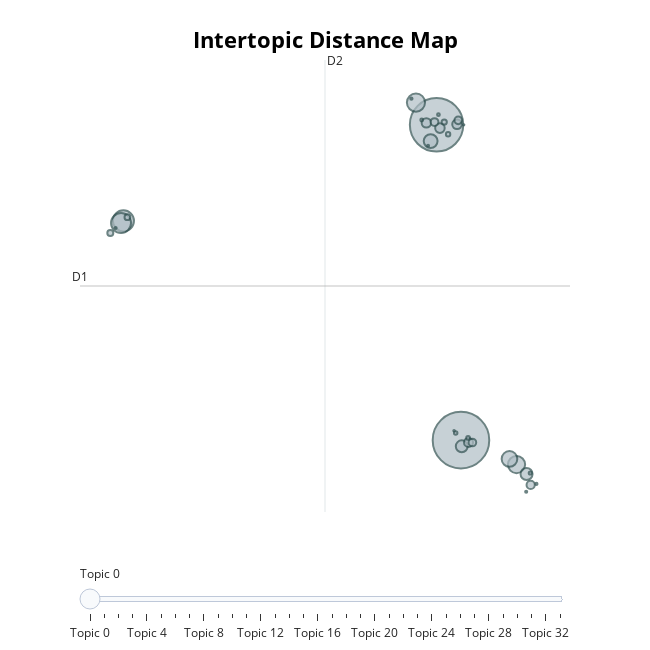

Notebook source saved alongside this figure:
### Code cell
topic_model.visualize_topics()

### Figure 1 — Plotly figure (JSON) as saved in the notebook; plotly's stock layout.template omitted (floating-point values rounded to 4 significant figures)
{"data": [{"customdata": [[0, "attention | dialogue | corpus | nlp | embeddings", 19583], [1, "recognition | convolutional | adversarial | cnn | segmentation", 17445], [2, "planning | reinforcement | bandit | ai | agent", 2729], [3, "optimization | algorithms | evolutionary | algorithm | swarm", 2436], [4, "spiking | neurons | neuromorphic | forgetting | neuron", 2012], [5, "bayesian | probabilistic | gaussian | uncertainty | inference", 1812], [6, "causal | bias | biases | causality | counterfactual", 1492], [7, "illumination | radar | fusion | calibration | lighting", 1175], [8, "clustering | graph | clusters | graphs | cluster", 883], [9, "ontology | semantic | ontological | dbpedia | sql", 862], [10, "anomaly | outliers | outlier | anomalies | detection", 562], [11, "benchmark | gpu | benchmarks | gpus | benchmarking", 554], [12, "sketch | sketches | artistic | creativity | drawing", 545], [13, "covid | clinical | survival | medical | biomedical", 497], [14, "ranking | recommender | recommendation | rank | rankings", 414], [15, "traffic | driving | road | vehicles | vehicle", 378], [16, "speech | audio | lip | asr | transcription", 360], [17, "privacy | private | federated | attacks | backdoor", 351], [18, "fuzzy | sets | rough | uncertainty | interval", 221], [19, "advertising | financial | trading | markets | finance", 205], [20, "cardiac | electrocardiogram | segmentation | mri | cnn", 168], [21, "tournament | players | videos | tracking | predictions", 119], [22, "geographic | geospatial | geographical | geo | spatial", 87], [23, "belief | editing | postulates | beliefs | writing", 74], [24, "molecular | molecule | protein | proteins | simulations", 60], [25, "obesity | procedural | compositional | sensemaking | optimiser", 49], [26, "dental | tomography | spinal | segmentation | fractures", 46], [27, "arithmetic | numbers | number | numerals | numeral", 33], [28, "voting | candidates | candidate | coalition | rankings", 31], [29, "energy | wind | prototypes | consumption | electricity", 27], [30, "jobs | predicting datasets | stratification | applications | deduplication", 27], [31, "circular | detection | algorithm | projection | automata", 24], [32, "author | article | overlap | incomplete | table", 15], [33, "detection imagery | reuse | debris | contamination | emissions", 12]], "hovertemplate": "<b>Topic %{customdata[0]}</b><br>%{customdata[1]}<br>Size: %{customdata[2]}", "legendgroup": "", "marker": {"color": "#B0BEC5", "line": {"color": "DarkSlateGrey", "width": 2}, "size": [19583, 17445, 2729, 2436, 2012, 1812, 1492, 1175, 883, 862, 562, 554, 545, 497, 414, 378, 360, 351, 221, 205, 168, 119, 87, 74, 60, 49, 46, 33, 31, 27, 27, 24, 15, 12], "sizemode": "area", "sizeref": 12.24, "symbol": "circle"}, "mode": "markers", "name": "", "orientation": "v", "showlegend": false, "type": "scatter", "x": [7.5, 6.268, -9.535, -9.654, 5.229, 10.3, 9.948, 5.969, 10.81, 7.538, 7.301, 6.438, 5.754, 7.881, 11.02, 6.164, 8.077, 7.361, -10.2, -9.333, 6.655, 6.851, 7.859, 7.234, 11.0, 5.519, 6.363, 4.998, 11.31, -9.928, 10.79, 5.84, 7.152, 7.638], "xaxis": "x", "y": [-4.567, 12.6, 7.371, 7.252, 13.81, -5.894, -5.588, 11.71, -6.413, -4.902, 12.63, 12.42, 12.71, -4.691, -7.004, 12.75, -4.695, 12.84, 6.71, 7.573, 12.75, 12.09, -4.446, -4.184, -6.357, 12.86, 13.15, 14.02, -6.948, 6.979, -7.373, 11.47, -4.055, 12.6], "yaxis": "y"}], "layout": {"annotations": [{"showarrow": false, "text": "D1", "x": -11.73, "y": 3.824, "yshift": 10}, {"showarrow": false, "text": "D2", "x": 0.6383, "xshift": 10, "y": 16.13}], "height": 650, "hoverlabel": {"bgcolor": "white", "font": {"family": "Rockwell", "size": 16}}, "legend": {"itemsizing": "constant", "tracegroupgap": 0}, "margin": {"t": 60}, "shapes": [{"line": {"color": "#CFD8DC", "width": 2}, "type": "line", "x0": 0.6383, "x1": 0.6383, "y0": -8.479, "y1": 16.13}, {"line": {"color": "#9E9E9E", "width": 2}, "type": "line", "x0": -11.73, "x1": 13.0, "y0": 3.824, "y1": 3.824}], "sliders": [{"active": 0, "pad": {"t": 50}, "steps": [{"args": [{"marker.color": [["red", "#B0BEC5", "#B0BEC5", "#B0BEC5", "#B0BEC5", "#B0BEC5", "#B0BEC5", "#B0BEC5", "#B0BEC5", "#B0BEC5", "#B0BEC5", "#B0BEC5", "#B0BEC5", "#B0BEC5", "#B0BEC5", "#B0BEC5", "#B0BEC5", "#B0BEC5", "#B0BEC5", "#B0BEC5", "#B0BEC5", "#B0BEC5", "#B0BEC5", "#B0BEC5", "#B0BEC5", "#B0BEC5", "#B0BEC5", "#B0BEC5", "#B0BEC5", "#B0BEC5", "#B0BEC5", "#B0BEC5", "#B0BEC5", "#B0BEC5"]]}], "label": "Topic 0", "method": "update"}, {"args": [{"marker.color": [["#B0BEC5", "red", "#B0BEC5", "#B0BEC5", "#B0BEC5", "#B0BEC5", "#B0BEC5", "#B0BEC5", "#B0BEC5", "#B0BEC5", "#B0BEC5", "#B0BEC5", "#B0BEC5", "#B0BEC5", "#B0BEC5", "#B0BEC5", "#B0BEC5", "#B0BEC5", "#B0BEC5", "#B0BEC5", "#B0BEC5", "#B0BEC5", "#B0BEC5", "#B0BEC5", "#B0BEC5", "#B0BEC5", "#B0BEC5", "#B0BEC5", "#B0BEC5", "#B0BEC5", "#B0BEC5", "#B0BEC5", "#B0BEC5", "#B0BEC5"]]}], "label": "Topic 1", "method": "update"}, {"args": [{"marker.color": [["#B0BEC5", "#B0BEC5", "red", "#B0BEC5", "#B0BEC5", "#B0BEC5", "#B0BEC5", "#B0BEC5", "#B0BEC5", "#B0BEC5", "#B0BEC5", "#B0BEC5", "#B0BEC5", "#B0BEC5", "#B0BEC5", "#B0BEC5", "#B0BEC5", "#B0BEC5", "#B0BEC5", "#B0BEC5", "#B0BEC5", "#B0BEC5", "#B0BEC5", "#B0BEC5", "#B0BEC5", "#B0BEC5", "#B0BEC5", "#B0BEC5", "#B0BEC5", "#B0BEC5", "#B0BEC5", "#B0BEC5", "#B0BEC5", "#B0BEC5"]]}], "label": "Topic 2", "method": "update"}, {"args": [{"marker.color": [["#B0BEC5", "#B0BEC5", "#B0BEC5", "red", "#B0BEC5", "#B0BEC5", "#B0BEC5", "#B0BEC5", "#B0BEC5", "#B0BEC5", "#B0BEC5", "#B0BEC5", "#B0BEC5", "#B0BEC5", "#B0BEC5", "#B0BEC5", "#B0BEC5", "#B0BEC5", "#B0BEC5", "#B0BEC5", "#B0BEC5", "#B0BEC5", "#B0BEC5", "#B0BEC5", "#B0BEC5", "#B0BEC5", "#B0BEC5", "#B0BEC5", "#B0BEC5", "#B0BEC5", "#B0BEC5", "#B0BEC5", "#B0BEC5", "#B0BEC5"]]}], "label": "Topic 3", "method": "update"}, {"args": [{"marker.color": [["#B0BEC5", "#B0BEC5", "#B0BEC5", "#B0BEC5", "red", "#B0BEC5", "#B0BEC5", "#B0BEC5", "#B0BEC5", "#B0BEC5", "#B0BEC5", "#B0BEC5", "#B0BEC5", "#B0BEC5", "#B0BEC5", "#B0BEC5", "#B0BEC5", "#B0BEC5", "#B0BEC5", "#B0BEC5", "#B0BEC5", "#B0BEC5", "#B0BEC5", "#B0BEC5", "#B0BEC5", "#B0BEC5", "#B0BEC5", "#B0BEC5", "#B0BEC5", "#B0BEC5", "#B0BEC5", "#B0BEC5", "#B0BEC5", "#B0BEC5"]]}], "label": "Topic 4", "method": "update"}, {"args": [{"marker.color": [["#B0BEC5", "#B0BEC5", "#B0BEC5", "#B0BEC5", "#B0BEC5", "red", "#B0BEC5", "#B0BEC5", "#B0BEC5", "#B0BEC5", "#B0BEC5", "#B0BEC5", "#B0BEC5", "#B0BEC5", "#B0BEC5", "#B0BEC5", "#B0BEC5", "#B0BEC5", "#B0BEC5", "#B0BEC5", "#B0BEC5", "#B0BEC5", "#B0BEC5", "#B0BEC5", "#B0BEC5", "#B0BEC5", "#B0BEC5", "#B0BEC5", "#B0BEC5", "#B0BEC5", "#B0BEC5", "#B0BEC5", "#B0BEC5", "#B0BEC5"]]}], "label": "Topic 5", "method": "update"}, {"args": [{"marker.color": [["#B0BEC5", "#B0BEC5", "#B0BEC5", "#B0BEC5", "#B0BEC5", "#B0BEC5", "red", "#B0BEC5", "#B0BEC5", "#B0BEC5", "#B0BEC5", "#B0BEC5", "#B0BEC5", "#B0BEC5", "#B0BEC5", "#B0BEC5", "#B0BEC5", "#B0BEC5", "#B0BEC5", "#B0BEC5", "#B0BEC5", "#B0BEC5", "#B0BEC5", "#B0BEC5", "#B0BEC5", "#B0BEC5", "#B0BEC5", "#B0BEC5", "#B0BEC5", "#B0BEC5", "#B0BEC5", "#B0BEC5", "#B0BEC5", "#B0BEC5"]]}], "label": "Topic 6", "method": "update"}, {"args": [{"marker.color": [["#B0BEC5", "#B0BEC5", "#B0BEC5", "#B0BEC5", "#B0BEC5", "#B0BEC5", "#B0BEC5", "red", "#B0BEC5", "#B0BEC5", "#B0BEC5", "#B0BEC5", "#B0BEC5", "#B0BEC5", "#B0BEC5", "#B0BEC5", "#B0BEC5", "#B0BEC5", "#B0BEC5", "#B0BEC5", "#B0BEC5", "#B0BEC5", "#B0BEC5", "#B0BEC5", "#B0BEC5", "#B0BEC5", "#B0BEC5", "#B0BEC5", "#B0BEC5", "#B0BEC5", "#B0BEC5", "#B0BEC5", "#B0BEC5", "#B0BEC5"]]}], "label": "Topic 7", "method": "update"}, {"args": [{"marker.color": [["#B0BEC5", "#B0BEC5", "#B0BEC5", "#B0BEC5", "#B0BEC5", "#B0BEC5", "#B0BEC5", "#B0BEC5", "red", "#B0BEC5", "#B0BEC5", "#B0BEC5", "#B0BEC5", "#B0BEC5", "#B0BEC5", "#B0BEC5", "#B0BEC5", "#B0BEC5", "#B0BEC5", "#B0BEC5", "#B0BEC5", "#B0BEC5", "#B0BEC5", "#B0BEC5", "#B0BEC5", "#B0BEC5", "#B0BEC5", "#B0BEC5", "#B0BEC5", "#B0BEC5", "#B0BEC5", "#B0BEC5", "#B0BEC5", "#B0BEC5"]]}], "label": "Topic 8", "method": "update"}, {"args": [{"marker.color": [["#B0BEC5", "#B0BEC5", "#B0BEC5", "#B0BEC5", "#B0BEC5", "#B0BEC5", "#B0BEC5", "#B0BEC5", "#B0BEC5", "red", "#B0BEC5", "#B0BEC5", "#B0BEC5", "#B0BEC5", "#B0BEC5", "#B0BEC5", "#B0BEC5", "#B0BEC5", "#B0BEC5", "#B0BEC5", "#B0BEC5", "#B0BEC5", "#B0BEC5", "#B0BEC5", "#B0BEC5", "#B0BEC5", "#B0BEC5", "#B0BEC5", "#B0BEC5", "#B0BEC5", "#B0BEC5", "#B0BEC5", "#B0BEC5", "#B0BEC5"]]}], "label": "Topic 9", "method": "update"}, {"args": [{"marker.color": [["#B0BEC5", "#B0BEC5", "#B0BEC5", "#B0BEC5", "#B0BEC5", "#B0BEC5", "#B0BEC5", "#B0BEC5", "#B0BEC5", "#B0BEC5", "red", "#B0BEC5", "#B0BEC5", "#B0BEC5", "#B0BEC5", "#B0BEC5", "#B0BEC5", "#B0BEC5", "#B0BEC5", "#B0BEC5", "#B0BEC5", "#B0BEC5", "#B0BEC5", "#B0BEC5", "#B0BEC5", "#B0BEC5", "#B0BEC5", "#B0BEC5", "#B0BEC5", "#B0BEC5", "#B0BEC5", "#B0BEC5", "#B0BEC5", "#B0BEC5"]]}], "label": "Topic 10", "method": "update"}, {"args": [{"marker.color": [["#B0BEC5", "#B0BEC5", "#B0BEC5", "#B0BEC5", "#B0BEC5", "#B0BEC5", "#B0BEC5", "#B0BEC5", "#B0BEC5", "#B0BEC5", "#B0BEC5", "red", "#B0BEC5", "#B0BEC5", "#B0BEC5", "#B0BEC5", "#B0BEC5", "#B0BEC5", "#B0BEC5", "#B0BEC5", "#B0BEC5", "#B0BEC5", "#B0BEC5", "#B0BEC5", "#B0BEC5", "#B0BEC5", "#B0BEC5", "#B0BEC5", "#B0BEC5", "#B0BEC5", "#B0BEC5", "#B0BEC5", "#B0BEC5", "#B0BEC5"]]}], "label": "Topic 11", "method": "update"}, {"args": [{"marker.color": [["#B0BEC5", "#B0BEC5", "#B0BEC5", "#B0BEC5", "#B0BEC5", "#B0BEC5", "#B0BEC5", "#B0BEC5", "#B0BEC5", "#B0BEC5", "#B0BEC5", "#B0BEC5", "red", "#B0BEC5", "#B0BEC5", "#B0BEC5", "#B0BEC5", "#B0BEC5", "#B0BEC5", "#B0BEC5", "#B0BEC5", "#B0BEC5", "#B0BEC5", "#B0BEC5", "#B0BEC5", "#B0BEC5", "#B0BEC5", "#B0BEC5", "#B0BEC5", "#B0BEC5", "#B0BEC5", "#B0BEC5", "#B0BEC5", "#B0BEC5"]]}], "label": "Topic 12", "method": "update"}, {"args": [{"marker.color": [["#B0BEC5", "#B0BEC5", "#B0BEC5", "#B0BEC5", "#B0BEC5", "#B0BEC5", "#B0BEC5", "#B0BEC5", "#B0BEC5", "#B0BEC5", "#B0BEC5", "#B0BEC5", "#B0BEC5", "red", "#B0BEC5", "#B0BEC5", "#B0BEC5", "#B0BEC5", "#B0BEC5", "#B0BEC5", "#B0BEC5", "#B0BEC5", "#B0BEC5", "#B0BEC5", "#B0BEC5", "#B0BEC5", "#B0BEC5", "#B0BEC5", "#B0BEC5", "#B0BEC5", "#B0BEC5", "#B0BEC5", "#B0BEC5", "#B0BEC5"]]}], "label": "Topic 13", "method": "update"}, {"args": [{"marker.color": [["#B0BEC5", "#B0BEC5", "#B0BEC5", "#B0BEC5", "#B0BEC5", "#B0BEC5", "#B0BEC5", "#B0BEC5", "#B0BEC5", "#B0BEC5", "#B0BEC5", "#B0BEC5", "#B0BEC5", "#B0BEC5", "red", "#B0BEC5", "#B0BEC5", "#B0BEC5", "#B0BEC5", "#B0BEC5", "#B0BEC5", "#B0BEC5", "#B0BEC5", "#B0BEC5", "#B0BEC5", "#B0BEC5", "#B0BEC5", "#B0BEC5", "#B0BEC5", "#B0BEC5", "#B0BEC5", "#B0BEC5", "#B0BEC5", "#B0BEC5"]]}], "label": "Topic 14", "method": "update"}, {"args": [{"marker.color": [["#B0BEC5", "#B0BEC5", "#B0BEC5", "#B0BEC5", "#B0BEC5", "#B0BEC5", "#B0BEC5", "#B0BEC5", "#B0BEC5", "#B0BEC5", "#B0BEC5", "#B0BEC5", "#B0BEC5", "#B0BEC5", "#B0BEC5", "red", "#B0BEC5", "#B0BEC5", "#B0BEC5", "#B0BEC5", "#B0BEC5", "#B0BEC5", "#B0BEC5", "#B0BEC5", "#B0BEC5", "#B0BEC5", "#B0BEC5", "#B0BEC5", "#B0BEC5", "#B0BEC5", "#B0BEC5", "#B0BEC5", "#B0BEC5", "#B0BEC5"]]}], "label": "Topic 15", "method": "update"}, {"args": [{"marker.color": [["#B0BEC5", "#B0BEC5", "#B0BEC5", "#B0BEC5", "#B0BEC5", "#B0BEC5", "#B0BEC5", "#B0BEC5", "#B0BEC5", "#B0BEC5", "#B0BEC5", "#B0BEC5", "#B0BEC5", "#B0BEC5", "#B0BEC5", "#B0BEC5", "red", "#B0BEC5", "#B0BEC5", "#B0BEC5", "#B0BEC5", "#B0BEC5", "#B0BEC5", "#B0BEC5", "#B0BEC5", "#B0BEC5", "#B0BEC5", "#B0BEC5", "#B0BEC5", "#B0BEC5", "#B0BEC5", "#B0BEC5", "#B0BEC5", "#B0BEC5"]]}], "label": "Topic 16", "method": "update"}, {"args": [{"marker.color": [["#B0BEC5", "#B0BEC5", "#B0BEC5", "#B0BEC5", "#B0BEC5", "#B0BEC5", "#B0BEC5", "#B0BEC5", "#B0BEC5", "#B0BEC5", "#B0BEC5", "#B0BEC5", "#B0BEC5", "#B0BEC5", "#B0BEC5", "#B0BEC5", "#B0BEC5", "red", "#B0BEC5", "#B0BEC5", "#B0BEC5", "#B0BEC5", "#B0BEC5", "#B0BEC5", "#B0BEC5", "#B0BEC5", "#B0BEC5", "#B0BEC5", "#B0BEC5", "#B0BEC5", "#B0BEC5", "#B0BEC5", "#B0BEC5", "#B0BEC5"]]}], "label": "Topic 17", "method": "update"}, {"args": [{"marker.color": [["#B0BEC5", "#B0BEC5", "#B0BEC5", "#B0BEC5", "#B0BEC5", "#B0BEC5", "#B0BEC5", "#B0BEC5", "#B0BEC5", "#B0BEC5", "#B0BEC5", "#B0BEC5", "#B0BEC5", "#B0BEC5", "#B0BEC5", "#B0BEC5", "#B0BEC5", "#B0BEC5", "red", "#B0BEC5", "#B0BEC5", "#B0BEC5", "#B0BEC5", "#B0BEC5", "#B0BEC5", "#B0BEC5", "#B0BEC5", "#B0BEC5", "#B0BEC5", "#B0BEC5", "#B0BEC5", "#B0BEC5", "#B0BEC5", "#B0BEC5"]]}], "label": "Topic 18", "method": "update"}, {"args": [{"marker.color": [["#B0BEC5", "#B0BEC5", "#B0BEC5", "#B0BEC5", "#B0BEC5", "#B0BEC5", "#B0BEC5", "#B0BEC5", "#B0BEC5", "#B0BEC5", "#B0BEC5", "#B0BEC5", "#B0BEC5", "#B0BEC5", "#B0BEC5", "#B0BEC5", "#B0BEC5", "#B0BEC5", "#B0BEC5", "red", "#B0BEC5", "#B0BEC5", "#B0BEC5", "#B0BEC5", "#B0BEC5", "#B0BEC5", "#B0BEC5", "#B0BEC5", "#B0BEC5", "#B0BEC5", "#B0BEC5", "#B0BEC5", "#B0BEC5", "#B0BEC5"]]}], "label": "Topic 19", "method": "update"}, {"args": [{"marker.color": [["#B0BEC5", "#B0BEC5", "#B0BEC5", "#B0BEC5", "#B0BEC5", "#B0BEC5", "#B0BEC5", "#B0BEC5", "#B0BEC5", "#B0BEC5", "#B0BEC5", "#B0BEC5", "#B0BEC5", "#B0BEC5", "#B0BEC5", "#B0BEC5", "#B0BEC5", "#B0BEC5", "#B0BEC5", "#B0BEC5", "red", "#B0BEC5", "#B0BEC5", "#B0BEC5", "#B0BEC5", "#B0BEC5", "#B0BEC5", "#B0BEC5", "#B0BEC5", "#B0BEC5", "#B0BEC5", "#B0BEC5", "#B0BEC5", "#B0BEC5"]]}], "label": "Topic 20", "method": "update"}, {"args": [{"marker.color": [["#B0BEC5", "#B0BEC5", "#B0BEC5", "#B0BEC5", "#B0BEC5", "#B0BEC5", "#B0BEC5", "#B0BEC5", "#B0BEC5", "#B0BEC5", "#B0BEC5", "#B0BEC5", "#B0BEC5", "#B0BEC5", "#B0BEC5", "#B0BEC5", "#B0BEC5", "#B0BEC5", "#B0BEC5", "#B0BEC5", "#B0BEC5", "red", "#B0BEC5", "#B0BEC5", "#B0BEC5", "#B0BEC5", "#B0BEC5", "#B0BEC5", "#B0BEC5", "#B0BEC5", "#B0BEC5", "#B0BEC5", "#B0BEC5", "#B0BEC5"]]}], "label": "Topic 21", "method": "update"}, {"args": [{"marker.color": [["#B0BEC5", "#B0BEC5", "#B0BEC5", "#B0BEC5", "#B0BEC5", "#B0BEC5", "#B0BEC5", "#B0BEC5", "#B0BEC5", "#B0BEC5", "#B0BEC5", "#B0BEC5", "#B0BEC5", "#B0BEC5", "#B0BEC5", "#B0BEC5", "#B0BEC5", "#B0BEC5", "#B0BEC5", "#B0BEC5", "#B0BEC5", "#B0BEC5", "red", "#B0BEC5", "#B0BEC5", "#B0BEC5", "#B0BEC5", "#B0BEC5", "#B0BEC5", "#B0BEC5", "#B0BEC5", "#B0BEC5", "#B0BEC5", "#B0BEC5"]]}], "label": "Topic 22", "method": "update"}, {"args": [{"marker.color": [["#B0BEC5", "#B0BEC5", "#B0BEC5", "#B0BEC5", "#B0BEC5", "#B0BEC5", "#B0BEC5", "#B0BEC5", "#B0BEC5", "#B0BEC5", "#B0BEC5", "#B0BEC5", "#B0BEC5", "#B0BEC5", "#B0BEC5", "#B0BEC5", "#B0BEC5", "#B0BEC5", "#B0BEC5", "#B0BEC5", "#B0BEC5", "#B0BEC5", "#B0BEC5", "red", "#B0BEC5", "#B0BEC5", "#B0BEC5", "#B0BEC5", "#B0BEC5", "#B0BEC5", "#B0BEC5", "#B0BEC5", "#B0BEC5", "#B0BEC5"]]}], "label": "Topic 23", "method": "update"}, {"args": [{"marker.color": [["#B0BEC5", "#B0BEC5", "#B0BEC5", "#B0BEC5", "#B0BEC5", "#B0BEC5", "#B0BEC5", "#B0BEC5", "#B0BEC5", "#B0BEC5", "#B0BEC5", "#B0BEC5", "#B0BEC5", "#B0BEC5", "#B0BEC5", "#B0BEC5", "#B0BEC5", "#B0BEC5", "#B0BEC5", "#B0BEC5", "#B0BEC5", "#B0BEC5", "#B0BEC5", "#B0BEC5", "red", "#B0BEC5", "#B0BEC5", "#B0BEC5", "#B0BEC5", "#B0BEC5", "#B0BEC5", "#B0BEC5", "#B0BEC5", "#B0BEC5"]]}], "label": "Topic 24", "method": "update"}, {"args": [{"marker.color": [["#B0BEC5", "#B0BEC5", "#B0BEC5", "#B0BEC5", "#B0BEC5", "#B0BEC5", "#B0BEC5", "#B0BEC5", "#B0BEC5", "#B0BEC5", "#B0BEC5", "#B0BEC5", "#B0BEC5", "#B0BEC5", "#B0BEC5", "#B0BEC5", "#B0BEC5", "#B0BEC5", "#B0BEC5", "#B0BEC5", "#B0BEC5", "#B0BEC5", "#B0BEC5", "#B0BEC5", "#B0BEC5", "red", "#B0BEC5", "#B0BEC5", "#B0BEC5", "#B0BEC5", "#B0BEC5", "#B0BEC5", "#B0BEC5", "#B0BEC5"]]}], "label": "Topic 25", "method": "update"}, {"args": [{"marker.color": [["#B0BEC5", "#B0BEC5", "#B0BEC5", "#B0BEC5", "#B0BEC5", "#B0BEC5", "#B0BEC5", "#B0BEC5", "#B0BEC5", "#B0BEC5", "#B0BEC5", "#B0BEC5", "#B0BEC5", "#B0BEC5", "#B0BEC5", "#B0BEC5", "#B0BEC5", "#B0BEC5", "#B0BEC5", "#B0BEC5", "#B0BEC5", "#B0BEC5", "#B0BEC5", "#B0BEC5", "#B0BEC5", "#B0BEC5", "red", "#B0BEC5", "#B0BEC5", "#B0BEC5", "#B0BEC5", "#B0BEC5", "#B0BEC5", "#B0BEC5"]]}], "label": "Topic 26", "method": "update"}, {"args": [{"marker.color": [["#B0BEC5", "#B0BEC5", "#B0BEC5", "#B0BEC5", "#B0BEC5", "#B0BEC5", "#B0BEC5", "#B0BEC5", "#B0BEC5", "#B0BEC5", "#B0BEC5", "#B0BEC5", "#B0BEC5", "#B0BEC5", "#B0BEC5", "#B0BEC5", "#B0BEC5", "#B0BEC5", "#B0BEC5", "#B0BEC5", "#B0BEC5", "#B0BEC5", "#B0BEC5", "#B0BEC5", "#B0BEC5", "#B0BEC5", "#B0BEC5", "red", "#B0BEC5", "#B0BEC5", "#B0BEC5", "#B0BEC5", "#B0BEC5", "#B0BEC5"]]}], "label": "Topic 27", "method": "update"}, {"args": [{"marker.color": [["#B0BEC5", "#B0BEC5", "#B0BEC5", "#B0BEC5", "#B0BEC5", "#B0BEC5", "#B0BEC5", "#B0BEC5", "#B0BEC5", "#B0BEC5", "#B0BEC5", "#B0BEC5", "#B0BEC5", "#B0BEC5", "#B0BEC5", "#B0BEC5", "#B0BEC5", "#B0BEC5", "#B0BEC5", "#B0BEC5", "#B0BEC5", "#B0BEC5", "#B0BEC5", "#B0BEC5", "#B0BEC5", "#B0BEC5", "#B0BEC5", "#B0BEC5", "red", "#B0BEC5", "#B0BEC5", "#B0BEC5", "#B0BEC5", "#B0BEC5"]]}], "label": "Topic 28", "method": "update"}, {"args": [{"marker.color": [["#B0BEC5", "#B0BEC5", "#B0BEC5", "#B0BEC5", "#B0BEC5", "#B0BEC5", "#B0BEC5", "#B0BEC5", "#B0BEC5", "#B0BEC5", "#B0BEC5", "#B0BEC5", "#B0BEC5", "#B0BEC5", "#B0BEC5", "#B0BEC5", "#B0BEC5", "#B0BEC5", "#B0BEC5", "#B0BEC5", "#B0BEC5", "#B0BEC5", "#B0BEC5", "#B0BEC5", "#B0BEC5", "#B0BEC5", "#B0BEC5", "#B0BEC5", "#B0BEC5", "red", "#B0BEC5", "#B0BEC5", "#B0BEC5", "#B0BEC5"]]}], "label": "Topic 29", "method": "update"}, {"args": [{"marker.color": [["#B0BEC5", "#B0BEC5", "#B0BEC5", "#B0BEC5", "#B0BEC5", "#B0BEC5", "#B0BEC5", "#B0BEC5", "#B0BEC5", "#B0BEC5", "#B0BEC5", "#B0BEC5", "#B0BEC5", "#B0BEC5", "#B0BEC5", "#B0BEC5", "#B0BEC5", "#B0BEC5", "#B0BEC5", "#B0BEC5", "#B0BEC5", "#B0BEC5", "#B0BEC5", "#B0BEC5", "#B0BEC5", "#B0BEC5", "#B0BEC5", "#B0BEC5", "#B0BEC5", "#B0BEC5", "red", "#B0BEC5", "#B0BEC5", "#B0BEC5"]]}], "label": "Topic 30", "method": "update"}, {"args": [{"marker.color": [["#B0BEC5", "#B0BEC5", "#B0BEC5", "#B0BEC5", "#B0BEC5", "#B0BEC5", "#B0BEC5", "#B0BEC5", "#B0BEC5", "#B0BEC5", "#B0BEC5", "#B0BEC5", "#B0BEC5", "#B0BEC5", "#B0BEC5", "#B0BEC5", "#B0BEC5", "#B0BEC5", "#B0BEC5", "#B0BEC5", "#B0BEC5", "#B0BEC5", "#B0BEC5", "#B0BEC5", "#B0BEC5", "#B0BEC5", "#B0BEC5", "#B0BEC5", "#B0BEC5", "#B0BEC5", "#B0BEC5", "red", "#B0BEC5", "#B0BEC5"]]}], "label": "Topic 31", "method": "update"}, {"args": [{"marker.color": [["#B0BEC5", "#B0BEC5", "#B0BEC5", "#B0BEC5", "#B0BEC5", "#B0BEC5", "#B0BEC5", "#B0BEC5", "#B0BEC5", "#B0BEC5", "#B0BEC5", "#B0BEC5", "#B0BEC5", "#B0BEC5", "#B0BEC5", "#B0BEC5", "#B0BEC5", "#B0BEC5", "#B0BEC5", "#B0BEC5", "#B0BEC5", "#B0BEC5", "#B0BEC5", "#B0BEC5", "#B0BEC5", "#B0BEC5", "#B0BEC5", "#B0BEC5", "#B0BEC5", "#B0BEC5", "#B0BEC5", "#B0BEC5", "red", "#B0BEC5"]]}], "label": "Topic 32", "method": "update"}, {"args": [{"marker.color": [["#B0BEC5", "#B0BEC5", "#B0BEC5", "#B0BEC5", "#B0BEC5", "#B0BEC5", "#B0BEC5", "#B0BEC5", "#B0BEC5", "#B0BEC5", "#B0BEC5", "#B0BEC5", "#B0BEC5", "#B0BEC5", "#B0BEC5", "#B0BEC5", "#B0BEC5", "#B0BEC5", "#B0BEC5", "#B0BEC5", "#B0BEC5", "#B0BEC5", "#B0BEC5", "#B0BEC5", "#B0BEC5", "#B0BEC5", "#B0BEC5", "#B0BEC5", "#B0BEC5", "#B0BEC5", "#B0BEC5", "#B0BEC5", "#B0BEC5", "red"]]}], "label": "Topic 33", "method": "update"}]}], "title": {"font": {"color": "Black", "size": 22}, "text": "<b>Intertopic Distance Map</b>", "x": 0.5, "xanchor": "center", "y": 0.95, "yanchor": "top"}, "width": 650, "xaxis": {"anchor": "y", "domain": [0, 1], "range": [-11.73, 13.0], "title": {"text": ""}, "visible": false}, "yaxis": {"anchor": "x", "domain": [0, 1], "range": [-8.479, 16.13], "title": {"text": ""}, "visible": false}}}
